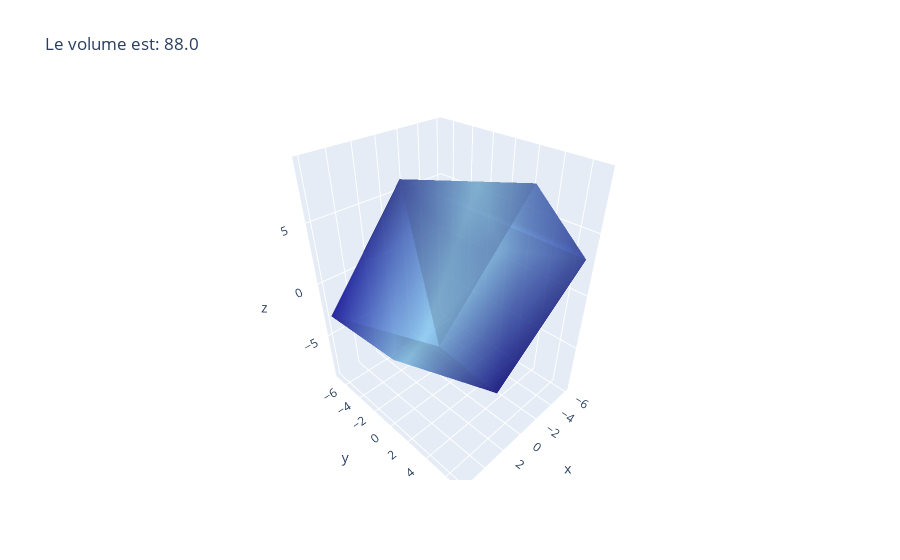

Notebook code for this chart:
### Markdown cell above
Soit $A=(a_{ij})\in M_{3 \times 3}(\mathbb{R})$, le déterminant de $A$ est le volume du parallélépipède crée par les trois vecteurs de $A$.

### Code cell
A = [[-3, 1, 5],
    [2, -1, 3],
    [1, -5, -1]]

plotDeterminant3D(A)

### Figure 1 — Plotly figure (JSON) as saved in the notebook; plotly's stock layout.template omitted (floating-point values rounded to 4 significant figures)
{"data": [{"colorscale": [[0, "darkblue"], [0.5, "lightskyblue"], [1, "darkblue"]], "i": [7, 0, 0, 0, 4, 4, 6, 6, 4, 0, 3, 2], "intensity": [0, 0.1429, 0.2857, 0.4286, 0.5714, 0.7143, 0.8571, 1], "j": [3, 4, 1, 2, 5, 6, 5, 2, 0, 1, 6, 3], "k": [0, 7, 2, 3, 6, 7, 1, 1, 5, 5, 7, 6], "opacity": 0.6, "showscale": false, "type": "mesh3d", "x": [0, -6, -2, 4, 2, -4, 0, 6], "y": [5, 7, 5, 3, -5, -3, -5, -7], "z": [-7, 3, 9, -1, -9, 1, 7, -3]}], "layout": {"autosize": true, "title": {"text": "Le volume est: 88.0"}}}
